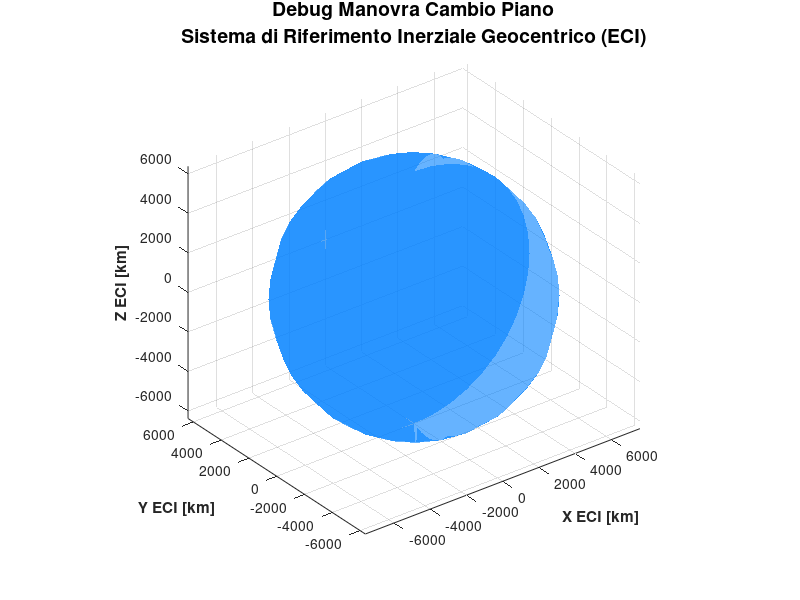

Recreate this plot in MATLAB. (Note: this script raises an error after producing the figure.)
%% ========================================================================
%  PHASE 1 DEBUG VISUALIZATION: PLANE CHANGE MANEUVER
%  ========================================================================
fprintf('\n--- AVVIO VISUALIZZAZIONE GRAFICA FASE 1 ---\n');
fprintf('Generazione del grafico 3D in corso...\n');
% 1. SETUP DELLA FIGURA
figure('Name', 'Phase 1 Debug: Plane Change', 'Color', 'w', 'Position', [100, 100, 1000, 800]);
hold on; grid on; axis equal;
view(3); % Vista 3D standard
xlabel('X ECI [km]', 'FontWeight', 'bold');
ylabel('Y ECI [km]', 'FontWeight', 'bold');
zlabel('Z ECI [km]', 'FontWeight', 'bold');
title({'Debug Manovra Cambio Piano', 'Sistema di Riferimento Inerziale Geocentrico (ECI)'}, 'FontSize', 14);
% --- A. DISEGNA LA TERRA ---
R_earth_km = 6378.1;
[Xe, Ye, Ze] = sphere(20); % Genera una sfera
surf(Xe*R_earth_km, Ye*R_earth_km, Ze*R_earth_km, ...
    'FaceColor', [0 0.5 1], 'EdgeColor', 'none', 'FaceAlpha', 0.6, 'DisplayName', 'Terra');
% --- B. DISEGNA I PIANI DI RIFERIMENTO ---
% Raggio dei dischi per i piani (un po' più grande dell'orbita)
plane_radius = sat.orbit0.a * 1.3;
theta_plane = linspace(0, 2*pi, 100);
x_circ = plane_radius * cos(theta_plane);
y_circ = plane_radius * sin(theta_plane);
z_zero = zeros(size(x_circ));
% B1. Piano Equatoriale (ECI XY Plane - Z=0) - Colore GRIGIO CHIARO
fill3(x_circ, y_circ, z_zero, [0.8 0.8 0.8], 'FaceAlpha', 0.3, ...
    'EdgeColor', 'k', 'LineStyle', ':', 'DisplayName', 'Piano Equatoriale (i=0°)');
% B2. Piano dell'Eclittica (Tilted Plane) - Colore GIALLO/ARANCIO
% Per visualizzare il piano eclittico nel sistema ECI, dobbiamo ruotare
% il piano XY di +i_ecl gradi attorno all'asse X.
rot_matrix_ecl_vis = [1, 0, 0; 0, cosd(i_ecl), -sind(i_ecl); 0, sind(i_ecl), cosd(i_ecl)];
ecl_points = rot_matrix_ecl_vis * [x_circ; y_circ; z_zero];
fill3(ecl_points(1,:), ecl_points(2,:), ecl_points(3,:), [1 0.7 0.2], 'FaceAlpha', 0.3, ...
    'EdgeColor', 'r', 'LineStyle', '--', 'DisplayName', sprintf('Piano Eclittica (i=%.1f°)', i_ecl));
% --- C. PROPAGAZIONE E DISENGO DELLE ORBITE ---
% Calcoliamo il periodo orbitale per propagare per un giro completo
T_period = 2 * pi * sqrt(sat.orbit0.a^3 / mu_earth);
t_span_vis = linspace(0, T_period, 200); % Vettore tempo per un periodo
options_vis = odeset('RelTol', 1e-5, 'AbsTol', 1e-7); % Tolleranza per la grafica
% C1. Orbita PRE-Manovra (Equatoriale, i=0) - BLU
state0_pre = [r0_eci; v0_eci]; % Stato calcolato all'inizio della PHASE 1
[~, state_traj_pre] = ode45(@(t,y) satellite_ode(t,y,mu_earth), t_span_vis, state0_pre, options_vis);
% Disegna traiettoria BLU
plot3(state_traj_pre(:,1), state_traj_pre(:,2), state_traj_pre(:,3), ...
    'b-', 'LineWidth', 2, 'DisplayName', 'Orbita Pre-Manovra (i=0)');
% Disegna posizione del satellite (Pallino BLU)
plot3(r0_eci(1), r0_eci(2), r0_eci(3), ...
    'bo', 'MarkerSize', 12, 'MarkerFaceColor', 'b', 'DisplayName', 'Sat Pos Pre-Manovra');
% C2. Orbita POST-Manovra (Inclinata, i=23.4) - ROSSA TRATTEGGIATA
% Usiamo lo stato ricalcolato dopo aver aggiornato sat.orbit0.i
state0_post = [r_post_manoeuver; v_post_manoeuver];
[~, state_traj_post] = ode45(@(t,y) satellite_ode(t,y,mu_earth), t_span_vis, state0_post, options_vis);
% Disegna traiettoria ROSSA
plot3(state_traj_post(:,1), state_traj_post(:,2), state_traj_post(:,3), ...
    'r--', 'LineWidth', 2, 'DisplayName', sprintf('Orbita Post-Manovra (i=%.1f)', i_ecl));
% Disegna posizione del satellite (Stella ROSSA)
plot3(r_post_manoeuver(1), r_post_manoeuver(2), r_post_manoeuver(3), ...
    'r*', 'MarkerSize', 14, 'LineWidth', 2, 'DisplayName', 'Sat Pos Post-Manovra');
% --- D. DETTAGLI FINALI ---
% Linea dal centro al punto di manovra per evidenziare il raggio vettore
plot3([0, r0_eci(1)], [0, r0_eci(2)], [0, r0_eci(3)], 'k-', 'LineWidth', 1, 'DisplayName', 'Raggio Vettore al Nodo');
legend('show', 'Location', 'northeastoutside', 'FontSize', 10);
axis vis3d; % Blocca le proporzioni per la rotazione 3D
fprintf('Visualizzazione completata. Ruota il grafico per esplorare.\n');